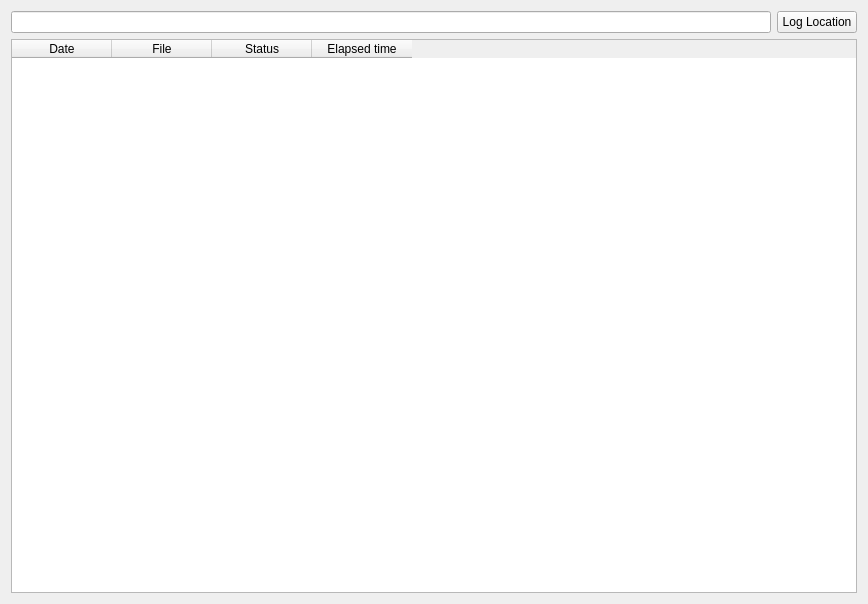
<?xml version="1.0" encoding="UTF-8"?>
<ui version="4.0">
 <class>TrackingManager</class>
 <widget class="QWidget" name="TrackingManager">
  <property name="geometry">
   <rect>
    <x>0</x>
    <y>0</y>
    <width>868</width>
    <height>604</height>
   </rect>
  </property>
  <property name="windowTitle">
   <string>Form</string>
  </property>
  <layout class="QGridLayout" name="gridLayout">
   <item row="0" column="0">
    <widget class="QLineEdit" name="path"/>
   </item>
   <item row="0" column="1">
    <widget class="QPushButton" name="pathButton">
     <property name="text">
      <string>Log Location</string>
     </property>
    </widget>
   </item>
   <item row="1" column="0" colspan="2">
    <widget class="QTableWidget" name="logTable">
     <column>
      <property name="text">
       <string>Date</string>
      </property>
     </column>
     <column>
      <property name="text">
       <string>File</string>
      </property>
     </column>
     <column>
      <property name="text">
       <string>Status</string>
      </property>
     </column>
     <column>
      <property name="text">
       <string>Elapsed time</string>
      </property>
     </column>
    </widget>
   </item>
  </layout>
 </widget>
 <resources/>
 <connections/>
</ui>
